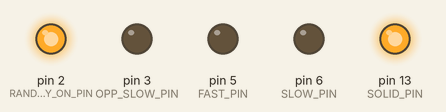
Simulated run of this sketch. Board: Arduino Uno, built with avr-gcc and run on an emulated ATmega328P. On the bench: output pins drawn as LEDs (lit = HIGH). Random numbers use the default seed unless the sketch sets one.

Above: at 0.25 s.
At 4.2 s:
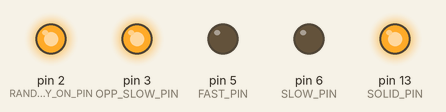
At 9.4 s:
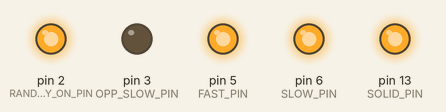
At 13.81 s:
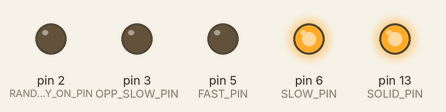
At 20.6 s:
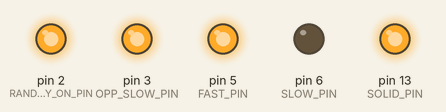
At 39.39 s:
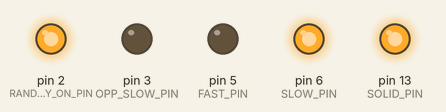
Timing chart, 0 to 40.0 s (numbered marks = the images above):
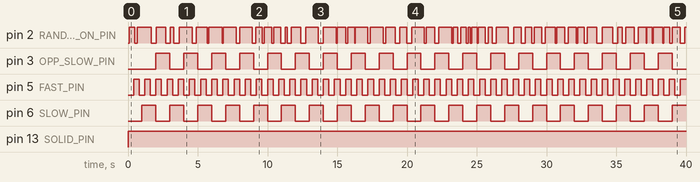

The sketch:

PropLights.ino
```cpp
// C++ code
// Sets up 6 options for connecting LEDs for Props

// Using Digital Pins
const int RANDOM_MOSTLY_ON_PIN = 2;
const int OPP_SLOW_PIN = 3; // PWM Pin if fading is desired in the future
const int RANDOM_MOSTLY_OFF_PIN = 4;
const int FAST_PIN = 5;     // PWM Pin if fading is desired in the future
const int SLOW_PIN = 6;     // PWM Pin if fading is desired in the future
const int SOLID_PIN = 13;

// --- Alternating Lights Setup ---
const unsigned long altInterval = 1000; // Alternates every 1000ms (1 sec)
unsigned long previousAltMillis = 0;
bool altState = false;

// --- Random Mostly On Light Setup ---
unsigned long previousRandomMostlyOnMillis = 0;
unsigned long randomMostlyOnInterval = 100; // Initial random delay
bool randomMostlyOnState = false;

// --- Random Mostly Off Light Setup ---
unsigned long previousRandomMostlyOffMillis = 0;
unsigned long randomMostlyOffInterval = 100; // Initial random delay
bool randomMostlyOffState = false;

// --- Fast Blinking Setup ---
const unsigned long fastInterval = 400; // Blink every 400ms
unsigned long previousFastMillis = 0;
bool fastState = false;

void setup()
{
  pinMode(SLOW_PIN, OUTPUT);
  pinMode(FAST_PIN, OUTPUT);
  pinMode(RANDOM_MOSTLY_ON_PIN, OUTPUT);
  pinMode(SOLID_PIN, OUTPUT);
  pinMode(OPP_SLOW_PIN, OUTPUT);
  randomSeed(analogRead(A0));

  digitalWrite(SLOW_PIN, LOW);
  digitalWrite(FAST_PIN, LOW);
  digitalWrite(RANDOM_MOSTLY_ON_PIN, LOW);
  digitalWrite(SOLID_PIN, LOW);
  digitalWrite(OPP_SLOW_PIN, LOW);
}

void loop()
{
  unsigned long currentMillis = millis();

  // Solid Light
  digitalWrite(SOLID_PIN, HIGH);

  // ----------------------
  // TASK 1: Alternate Lights
  // ----------------------
  if (currentMillis - previousAltMillis >= altInterval) {
    previousAltMillis = currentMillis;
    altState = !altState;

    if (altState) {
      digitalWrite(SLOW_PIN, HIGH);
      digitalWrite(OPP_SLOW_PIN, LOW);
    } else {
      digitalWrite(SLOW_PIN, LOW);
      digitalWrite(OPP_SLOW_PIN, HIGH);
    }
  }

  // ----------------------
  // TASK 2: Randomly Blink Light - Mostly On
  // ----------------------
  if (currentMillis - previousRandomMostlyOnMillis >= randomMostlyOnInterval) {
    previousRandomMostlyOnMillis = currentMillis;

    // Toggle the random light state
    randomMostlyOnState = !randomMostlyOnState;
    digitalWrite(RANDOM_MOSTLY_ON_PIN, randomMostlyOnState ? HIGH : LOW);

    // Pick a new random duration for the state (between 50ms flicker and 600ms hold)
    if (randomMostlyOnState) {
      randomMostlyOnInterval = random(100, 1000);  // How long the light stays ON
    } else {
      randomMostlyOnInterval = random(50, 400); // How long the light stays OFF
    }
  }

  // ----------------------
  // TASK 3: Randomly Blink Light - Mostly Off
  // ----------------------
  if (currentMillis - previousRandomMostlyOffMillis >= randomMostlyOffInterval) {
    previousRandomMostlyOffMillis = currentMillis;

    // Toggle the random light state
    randomMostlyOffState = !randomMostlyOffState;
    digitalWrite(RANDOM_MOSTLY_OFF_PIN, randomMostlyOffState ? HIGH : LOW);

    // Pick a new random duration for the state (between 50ms flicker and 600ms hold)
    if (randomMostlyOffState) {
      randomMostlyOffInterval = random(250, 600);  // How long the light stays ON
    } else {
      randomMostlyOffInterval = random(1000, 2500); // How long the light stays OFF
    }
  }

  // ----------------------
  // TASK 4: Fast Blink Light
  // ----------------------
  if (currentMillis - previousFastMillis >= fastInterval) {
    previousFastMillis = currentMillis;
    fastState = !fastState;

    if (fastState) {
      digitalWrite(FAST_PIN, HIGH);
    } else {
      digitalWrite(FAST_PIN, LOW);
    }
  }
}
```

Measured:
- by itself, pin 3 (OPP_SLOW_PIN), pin 6 (SLOW_PIN): alternates HIGH for 1.0 s and LOW for 1.0 s
- by itself, pin 5 (FAST_PIN): alternates HIGH for 0.40 s and LOW for 0.40 s
- by itself, pin 13 (SOLID_PIN): LOW → HIGH at 0.00 s
- by itself, pin 2 (RANDOM_MOSTLY_ON_PIN): LOW → HIGH at 0.10 s, → LOW 0.38 s later, → HIGH 0.18 s later, → LOW 1.0 s later, … (97 changes in this stretch)
